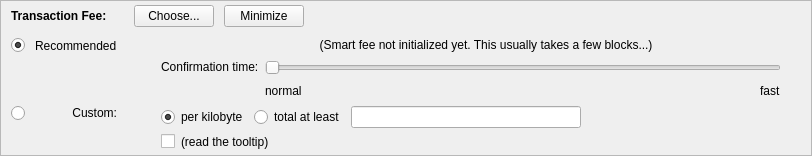
    <widget class="QFrame" name="frameFee">
     <property name="sizePolicy">
      <sizepolicy hsizetype="Expanding" vsizetype="Expanding">
       <horstretch>0</horstretch>
       <verstretch>0</verstretch>
      </sizepolicy>
     </property>
     <property name="maximumSize">
      <size>
       <width>16777215</width>
       <height>16777215</height>
      </size>
     </property>
     <property name="frameShape">
      <enum>QFrame::StyledPanel</enum>
     </property>
     <property name="frameShadow">
      <enum>QFrame::Sunken</enum>
     </property>
     <layout class="QVBoxLayout" name="verticalLayoutFee1">
      <property name="spacing">
       <number>0</number>
      </property>
      <property name="leftMargin">
       <number>0</number>
      </property>
      <property name="topMargin">
       <number>0</number>
      </property>
      <property name="rightMargin">
       <number>0</number>
      </property>
      <property name="bottomMargin">
       <number>0</number>
      </property>
      <item>
       <layout class="QVBoxLayout" name="verticalLayoutFee2" stretch="0,0,0">
        <property name="spacing">
         <number>0</number>
        </property>
        <property name="leftMargin">
         <number>10</number>
        </property>
        <property name="topMargin">
         <number>0</number>
        </property>
        <item>
         <layout class="QHBoxLayout" name="horizontalLayoutFee1">
          <property name="bottomMargin">
           <number>0</number>
          </property>
          <item>
           <layout class="QVBoxLayout" name="verticalLayoutFee7">
            <property name="spacing">
             <number>0</number>
            </property>
            <item>
             <spacer name="verticalSpacerSmartFee">
              <property name="orientation">
               <enum>Qt::Vertical</enum>
              </property>
              <property name="sizeType">
               <enum>QSizePolicy::Fixed</enum>
              </property>
              <property name="sizeHint" stdset="0">
               <size>
                <width>1</width>
                <height>4</height>
               </size>
              </property>
             </spacer>
            </item>
            <item>
             <layout class="QHBoxLayout" name="horizontalLayoutSmartFee">
              <property name="spacing">
               <number>10</number>
              </property>
              <item>
               <widget class="QLabel" name="labelFeeHeadline">
                <property name="sizePolicy">
                 <sizepolicy hsizetype="Preferred" vsizetype="Maximum">
                  <horstretch>0</horstretch>
                  <verstretch>0</verstretch>
                 </sizepolicy>
                </property>
                <property name="font">
                 <font>
                  <weight>75</weight>
                  <bold>true</bold>
                 </font>
                </property>
                <property name="styleSheet">
                 <string notr="true">font-weight:bold;</string>
                </property>
                <property name="text">
                 <string>Transaction Fee:</string>
                </property>
               </widget>
              </item>
              <item>
               <widget class="QLabel" name="labelFeeMinimized">
                <property name="text">
                 <string/>
                </property>
               </widget>
              </item>
              <item>
               <widget class="QPushButton" name="buttonChooseFee">
                <property name="text">
                 <string>Choose...</string>
                </property>
               </widget>
              </item>
              <item>
               <widget class="QPushButton" name="buttonMinimizeFee">
                <property name="toolTip">
                 <string>collapse fee-settings</string>
                </property>
                <property name="text">
                 <string>Minimize</string>
                </property>
               </widget>
              </item>
             </layout>
            </item>
            <item>
             <spacer name="verticalSpacer_5">
              <property name="orientation">
               <enum>Qt::Vertical</enum>
              </property>
              <property name="sizeHint" stdset="0">
               <size>
                <width>1</width>
                <height>1</height>
               </size>
              </property>
             </spacer>
            </item>
           </layout>
          </item>
          <item>
           <spacer name="horizontalSpacer_4">
            <property name="orientation">
             <enum>Qt::Horizontal</enum>
            </property>
            <property name="sizeHint" stdset="0">
             <size>
              <width>40</width>
              <height>20</height>
             </size>
            </property>
           </spacer>
          </item>
         </layout>
        </item>
        <item>
         <widget class="QFrame" name="frameFeeSelection">
          <layout class="QVBoxLayout" name="verticalLayoutFee12">
           <property name="spacing">
            <number>0</number>
           </property>
           <property name="leftMargin">
            <number>0</number>
           </property>
           <property name="topMargin">
            <number>0</number>
           </property>
           <property name="rightMargin">
            <number>0</number>
           </property>
           <property name="bottomMargin">
            <number>0</number>
           </property>
           <item>
            <layout class="QGridLayout" name="gridLayoutFee">
             <property name="topMargin">
              <number>10</number>
             </property>
             <property name="bottomMargin">
              <number>4</number>
             </property>
             <property name="horizontalSpacing">
              <number>10</number>
             </property>
             <property name="verticalSpacing">
              <number>4</number>
             </property>
             <item row="2" column="4">
              <layout class="QVBoxLayout" name="verticalLayoutFee8">
               <property name="spacing">
                <number>6</number>
               </property>
               <item>
                <layout class="QHBoxLayout" name="horizontalLayoutFee13">
                 <item>
                  <widget class="QRadioButton" name="radioCustomPerKilobyte">
                   <property name="toolTip">
                    <string>If the custom fee is set to 1000 uBYGs and the transaction is only 250 bytes, then &quot;per kilobyte&quot; only pays 250 uBYGs in fee,&lt;br /&gt;while &quot;at least&quot; pays 1000 uBYGs. For transactions bigger than a kilobyte both pay by kilobyte.</string>
                   </property>
                   <property name="text">
                    <string>per kilobyte</string>
                   </property>
                   <property name="checked">
                    <bool>true</bool>
                   </property>
                   <attribute name="buttonGroup">
                    <string notr="true">groupCustomFee</string>
                   </attribute>
                  </widget>
                 </item>
                 <item>
                  <widget class="QRadioButton" name="radioCustomAtLeast">
                   <property name="toolTip">
                    <string>If the custom fee is set to 1000 uBYGs and the transaction is only 250 bytes, then &quot;per kilobyte&quot; only pays 250 uBYGs in fee,&lt;br /&gt;while &quot;total at least&quot; pays 1000 uBYGs. For transactions bigger than a kilobyte both pay by kilobyte.</string>
                   </property>
                   <property name="text">
                    <string>total at least</string>
                   </property>
                   <attribute name="buttonGroup">
                    <string notr="true">groupCustomFee</string>
                   </attribute>
                  </widget>
                 </item>
                 <item>
                  <widget class="BitcoinAmountField" name="customFee"/>
                 </item>
                 <item>
                  <spacer name="horizontalSpacer_6">
                   <property name="orientation">
                    <enum>Qt::Horizontal</enum>
                   </property>
                   <property name="sizeHint" stdset="0">
                    <size>
                     <width>1</width>
                     <height>1</height>
                    </size>
                   </property>
                  </spacer>
                 </item>
                </layout>
               </item>
               <item>
                <layout class="QHBoxLayout" name="horizontalLayoutFee8">
                 <item>
                  <widget class="QCheckBox" name="checkBoxMinimumFee">
                   <property name="toolTip">
                    <string>Paying only the minimum fee is just fine as long as there is less transaction volume than space in the blocks.&lt;br /&gt;But be aware that this can end up in a never confirming transaction once there is more demand for Bouygues transactions than the network can process.</string>
                   </property>
                   <property name="text">
                    <string/>
                   </property>
                  </widget>
                 </item>
                 <item>
                  <widget class="QLabel" name="labelMinFeeWarning">
                   <property name="enabled">
                    <bool>true</bool>
                   </property>
                   <property name="toolTip">
                    <string>Paying only the minimum fee is just fine as long as there is less transaction volume than space in the blocks.&lt;br /&gt;But be aware that this can end up in a never confirming transaction once there is more demand for Bouygues transactions than the network can process.</string>
                   </property>
                   <property name="text">
                    <string>(read the tooltip)</string>
                   </property>
                   <property name="margin">
                    <number>5</number>
                   </property>
                  </widget>
                 </item>
                 <item>
                  <spacer name="horizontalSpacer_2">
                   <property name="orientation">
                    <enum>Qt::Horizontal</enum>
                   </property>
                   <property name="sizeHint" stdset="0">
                    <size>
                     <width>1</width>
                     <height>1</height>
                    </size>
                   </property>
                  </spacer>
                 </item>
                </layout>
               </item>
              </layout>
             </item>
             <item row="1" column="0">
              <layout class="QVBoxLayout" name="verticalLayoutFee4" stretch="1">
               <item>
                <spacer name="verticalSpacer_2">
                 <property name="orientation">
                  <enum>Qt::Vertical</enum>
                 </property>
                 <property name="sizeHint" stdset="0">
                  <size>
                   <width>1</width>
                   <height>1</height>
                  </size>
                 </property>
                </spacer>
               </item>
              </layout>
             </item>
             <item row="2" column="0">
              <layout class="QVBoxLayout" name="verticalLayoutFee9" stretch="0,1">
               <item>
                <widget class="QRadioButton" name="radioCustomFee">
                 <property name="text">
                  <string/>
                 </property>
                 <attribute name="buttonGroup">
                  <string notr="true">groupFee</string>
                 </attribute>
                </widget>
               </item>
               <item>
                <spacer name="verticalSpacer_6">
                 <property name="orientation">
                  <enum>Qt::Vertical</enum>
                 </property>
                 <property name="sizeHint" stdset="0">
                  <size>
                   <width>1</width>
                   <height>1</height>
                  </size>
                 </property>
                </spacer>
               </item>
              </layout>
             </item>
             <item row="1" column="4">
              <layout class="QVBoxLayout" name="verticalLayoutFee3" stretch="0,0,1">
               <property name="spacing">
                <number>6</number>
               </property>
               <property name="topMargin">
                <number>2</number>
               </property>
               <item>
                <layout class="QHBoxLayout" name="horizontalLayoutFee12">
                 <item>
                  <spacer name="horizontalSpacer_5">
                   <property name="orientation">
                    <enum>Qt::Horizontal</enum>
                   </property>
                   <property name="sizeHint" stdset="0">
                    <size>
                     <width>1</width>
                     <height>1</height>
                    </size>
                   </property>
                  </spacer>
                 </item>
                </layout>
               </item>
               <item>
                <layout class="QHBoxLayout" name="horizontalLayoutFee9">
                 <item>
                  <layout class="QVBoxLayout" name="verticalLayoutFee6">
                   <item>
                    <widget class="QLabel" name="labelSmartFee3">
                     <property name="text">
                      <string>Confirmation time:</string>
                     </property>
                     <property name="margin">
                      <number>2</number>
                     </property>
                    </widget>
                   </item>
                   <item>
                    <spacer name="verticalSpacer_3">
                     <property name="orientation">
                      <enum>Qt::Vertical</enum>
                     </property>
                     <property name="sizeHint" stdset="0">
                      <size>
                       <width>1</width>
                       <height>1</height>
                      </size>
                     </property>
                    </spacer>
                   </item>
                  </layout>
                 </item>
                 <item>
                  <layout class="QVBoxLayout" name="verticalLayoutFee5">
                   <property name="rightMargin">
                    <number>30</number>
                   </property>
                   <item>
                    <widget class="QSlider" name="sliderSmartFee">
                     <property name="minimum">
                      <number>0</number>
                     </property>
                     <property name="maximum">
                      <number>24</number>
                     </property>
                     <property name="pageStep">
                      <number>1</number>
                     </property>
                     <property name="value">
                      <number>0</number>
                     </property>
                     <property name="orientation">
                      <enum>Qt::Horizontal</enum>
                     </property>
                     <property name="invertedAppearance">
                      <bool>false</bool>
                     </property>
                     <property name="invertedControls">
                      <bool>false</bool>
                     </property>
                     <property name="tickPosition">
                      <enum>QSlider::NoTicks</enum>
                     </property>
                    </widget>
                   </item>
                   <item>
                    <layout class="QHBoxLayout" name="horizontalLayoutFee10">
                     <item>
                      <widget class="QLabel" name="labelSmartFeeNormal">
                       <property name="text">
                        <string>normal</string>
                       </property>
                      </widget>
                     </item>
                     <item>
                      <spacer name="horizontalSpacer_3">
                       <property name="orientation">
                        <enum>Qt::Horizontal</enum>
                       </property>
                       <property name="sizeHint" stdset="0">
                        <size>
                         <width>40</width>
                         <height>20</height>
                        </size>
                       </property>
                      </spacer>
                     </item>
                     <item>
                      <widget class="QLabel" name="labelSmartFeeFast">
                       <property name="text">
                        <string>fast</string>
                       </property>
                      </widget>
                     </item>
                    </layout>
                   </item>
                  </layout>
                 </item>
                </layout>
               </item>
               <item>
                <spacer name="verticalSpacer_4">
                 <property name="orientation">
                  <enum>Qt::Vertical</enum>
                 </property>
                 <property name="sizeHint" stdset="0">
                  <size>
                   <width>1</width>
                   <height>1</height>
                  </size>
                 </property>
                </spacer>
               </item>
              </layout>
             </item>
             <item row="0" column="1">
              <widget class="QLabel" name="labelSmartFee_2">
               <property name="text">
                <string>Recommended</string>
               </property>
              </widget>
             </item>
             <item row="0" column="0">
              <widget class="QRadioButton" name="radioSmartFee">
               <property name="text">
                <string/>
               </property>
               <property name="checked">
                <bool>true</bool>
               </property>
               <attribute name="buttonGroup">
                <string notr="true">groupFee</string>
               </attribute>
              </widget>
             </item>
             <item row="2" column="1">
              <widget class="QLabel" name="labelCustomFee">
               <property name="text">
                <string>Custom:</string>
               </property>
               <property name="alignment">
                <set>Qt::AlignRight|Qt::AlignTop|Qt::AlignTrailing</set>
               </property>
              </widget>
             </item>
             <item row="0" column="2">
              <widget class="QLabel" name="labelSmartFee">
               <property name="text">
                <string/>
               </property>
               <property name="margin">
                <number>2</number>
               </property>
              </widget>
             </item>
             <item row="0" column="3">
              <widget class="QLabel" name="labelFeeEstimation">
               <property name="text">
                <string/>
               </property>
              </widget>
             </item>
             <item row="0" column="4">
              <widget class="QLabel" name="labelSmartFee2">
               <property name="text">
                <string>(Smart fee not initialized yet. This usually takes a few blocks...)</string>
               </property>
               <property name="alignment">
                <set>Qt::AlignHCenter</set>
               </property>
               <property name="wordWrap">
                <bool>true</bool>
               </property>
               <property name="margin">
                <number>2</number>
               </property>
              </widget>
             </item>
            </layout>
           </item>
           <item>
            <spacer name="verticalSpacerFee2">
             <property name="orientation">
              <enum>Qt::Vertical</enum>
             </property>
             <property name="sizeHint" stdset="0">
              <size>
               <width>1</width>
               <height>1</height>
              </size>
             </property>
            </spacer>
           </item>
          </layout>
         </widget>
        </item>
        <item>
         <spacer name="verticalSpacerFee">
          <property name="orientation">
           <enum>Qt::Vertical</enum>
          </property>
          <property name="sizeHint" stdset="0">
           <size>
            <width>800</width>
            <height>1</height>
           </size>
          </property>
         </spacer>
        </item>
       </layout>
      </item>
     </layout>
    </widget>
